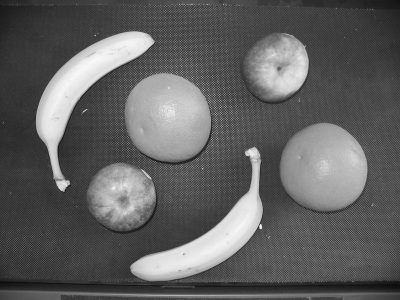
#> input picture img/fruit.jpg, 400 x 300 px
$ jupyter execute lesson04_floodfill_connected_components.ipynb
#> lines starting #> are read from the running program, lines starting #| are printed output that depends on the picture; after the words box and inside, x2 and y2 are one past the last pixel; in counts of white or black regions, pixels touching at a corner belong together
# Bài 4: Tô loang và Thành phần liên thông (Flood Fill and Connected Components)

Khi đã có một ảnh nhị phân (ví dụ từ phân ngưỡng ở Bài 3), câu hỏi tự nhiên tiếp theo là: *có bao nhiêu đốm (blob) tách rời nhau, và chúng nằm ở đâu?* Có hai công cụ trả lời câu hỏi này:

- **Tô loang (flood fill)** phát triển một vùng từ một điểm ảnh hạt giống (seed) duy nhất, lan sang tất cả các điểm ảnh lân cận liên thông có giá trị tương tự.
- **Gán nhãn thành phần liên thông (connected component labeling)** tìm *tất cả* các vùng như vậy trong ảnh nhị phân cùng lúc, gán cho mỗi vùng một mã định danh (ID) duy nhất.

[cell 1]
# Download the sample images used in this lesson, if not already present
import os, urllib.request

for _f in ['fruit.jpg']:
    _path = f"../img/{_f}"
    if not os.path.exists(_path):
        os.makedirs("../img", exist_ok=True)
        urllib.request.urlretrieve(f"https://raw.githubusercontent.com/sbirchfield/sbirchfield.github.io/main/cvintro/img/{_f}", _path)

[cell 2]
import numpy as np
import cv2
import matplotlib.pyplot as plt

## Tạo một ảnh nhị phân gồm nhiều đốm (Create a binary image of several blobs)
Hãy đọc một ảnh xám chụp vài loại trái cây trên nền tối, dùng kiến thức Bài 3 để phân ngưỡng ảnh và loại bỏ nhiễu muối.

[cell 3]
img = cv2.imread('../img/fruit.jpg', cv2.IMREAD_GRAYSCALE)
#> img is the input picture: shape (300, 400); min 11, max 251, mean 96.4
_, im_bin = cv2.threshold(img, 0, 255, cv2.THRESH_BINARY + cv2.THRESH_OTSU)
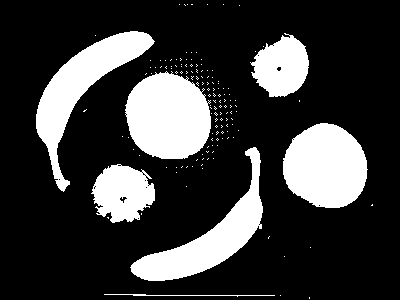
#> im_bin: shape (300, 400); 22.7% white; 142 white regions (135 under 20 px), largest, box (x1, y1, x2, y2) and area: (125, 71, 211, 159) 5869, (283, 123, 368, 208) 5553, (36, 31, 155, 192) 5211
kernel = np.ones((3, 3), np.uint8)
im_bin2 = cv2.morphologyEx(im_bin, cv2.MORPH_OPEN, kernel)
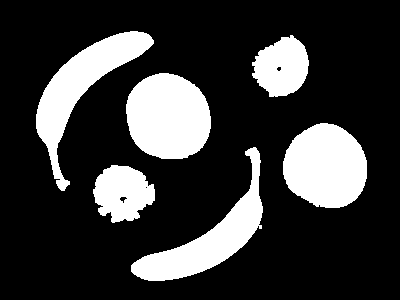
#> im_bin2: shape (300, 400); 22.1% white; 6 white regions, box (x1, y1, x2, y2) and area: (126, 73, 211, 159) 5829, (283, 123, 367, 208) 5545, (36, 31, 154, 191) 5207, (131, 147, 263, 281) 4935, (93, 165, 155, 223) 2543, (252, 35, 309, 97) 2496

fig, axes = plt.subplots(1, 3, figsize=(10,4))
axes[0].imshow(img, cmap='gray', vmin=0, vmax=255)
axes[0].set_title('Original')
axes[0].axis('off')
axes[1].imshow(im_bin, cmap='gray', vmin=0, vmax=255)
axes[1].set_title('Thresholded')
axes[1].axis('off')
axes[2].imshow(im_bin2, cmap='gray', vmin=0, vmax=255)
axes[2].set_title('After opening')
axes[2].axis('off')
plt.tight_layout()
plt.show()
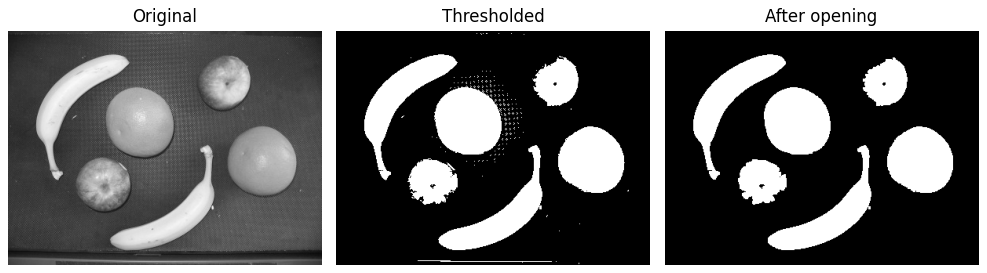
#> figure drawn by matplotlib, 3 panels

<p class="image-attribution">Nguồn ảnh: Stan Birchfield</p>

## Tô loang từ một điểm hạt giống (Flood fill from a seed point)
Tô loang bắt đầu từ một điểm ảnh hạt giống và lan ra tất cả các điểm ảnh liên thông có giá trị nằm trong một ngưỡng dung sai so với giá trị hạt giống, tô chúng bằng một màu mới. Thuật toán cổ điển duy trì một "biên (frontier)" gồm các điểm ảnh còn cần thăm (cài đặt bằng ngăn xếp (stack) hoặc hàng đợi (queue)): lấy ra một điểm ảnh; nếu nó thuộc tiền cảnh và chưa được tô, đánh dấu đã tô và đẩy 4 điểm lân cận liên thông của nó vào ngăn xếp. Lặp lại cho đến khi ngăn xếp rỗng, lúc đó mọi điểm ảnh có thể đi tới từ hạt giống qua một đường gồm các điểm ảnh tiền cảnh đều đã được tìm thấy.

[cell 4]
def flood_fill_stack(binary, seed):
    """Classic flood fill: an explicit stack holds the frontier of pixels still to visit."""
#> called with seed = (60, 110)
    filled = np.zeros_like(binary, dtype=bool)
    h, w = binary.shape
#> h = 300; w = 400
    stack = [seed]
    while stack:
        x, y = stack.pop()
        if x < 0 or x >= w or y < 0 or y >= h:
            continue
        if filled[y, x] or binary[y, x] == 0:
            continue
        filled[y, x] = True
        stack.extend([(x + 1, y), (x - 1, y), (x, y + 1), (x, y - 1)])  # 4-connected neighbors
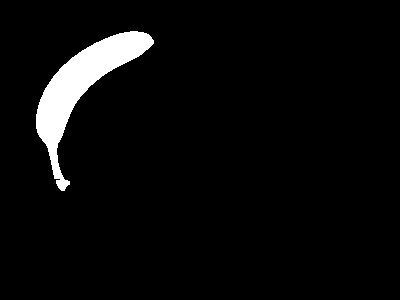
#> filled: shape (300, 400) bool; 4.3% white; 1 white region, box (x1, y1, x2, y2) and area: (36, 31, 154, 191) 5207
#> after the loop, stack = []
    return filled

Ở đây ta khởi tạo thuật toán với một điểm ảnh bên trong quả chuối đầu tiên.

[cell 5]
seed = (60, 110)  # (x, y) inside the first banana
im_region_filled = flood_fill_stack(im_bin2, seed)

im_filled = cv2.cvtColor(im_bin2, cv2.COLOR_GRAY2RGB)
im_filled[im_region_filled] = (255, 140, 0)
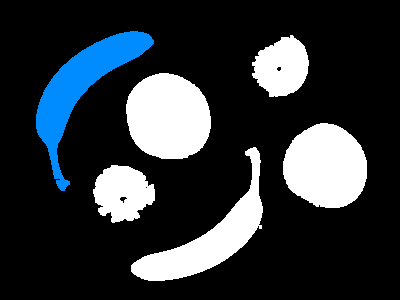
#> im_filled: shape (300, 400, 3); mean B, G, R 56.4, 51.4, 45.4

plt.imshow(im_filled)
plt.scatter(*seed, c='red', s=30, marker='x')
plt.title(f'Flood fill from scratch ({im_region_filled.sum()} pixels filled)')
plt.axis('off')
plt.show()
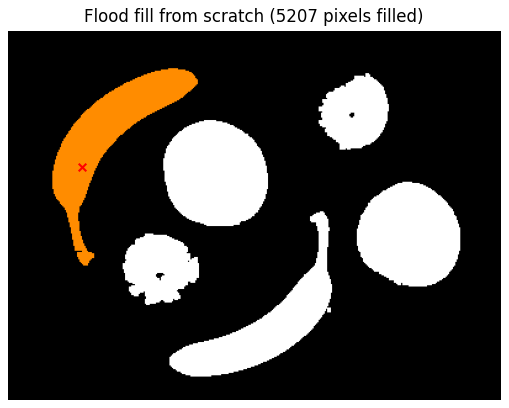
#> figure drawn by matplotlib, 1 panel; B, G, R data is drawn as R, G, B

Dưới đây là ảnh động minh họa thuật toán dựa trên ngăn xếp (trên ảnh đã giảm độ phân giải để dễ quan sát).

## Tô loang với OpenCV (Flood fill with OpenCV)
`cv2.floodFill` làm đúng việc tương tự, chỉ là nhanh hơn đáng kể vì được biên dịch.

[cell 6]
# floodFill needs a mask 2 pixels larger than the image, and modifies the image in place
im_filled_cv2 = cv2.cvtColor(im_bin2, cv2.COLOR_GRAY2RGB)
im_mask = np.zeros(np.add(im_bin2.shape, (2, 2)), dtype=np.uint8)

cv2.floodFill(im_filled_cv2, im_mask, seed, (255, 140, 0))

plt.imshow(im_filled_cv2)
plt.scatter(*seed, c='red', s=30, marker='x')
plt.title('Flood fill from one seed (red x)')
plt.axis('off')
plt.show()
#> figure, not shown here; B, G, R data is drawn as R, G, B

im_region_filled_cv2 = np.all(im_filled_cv2 == (255, 140, 0), axis=-1)
print(f'The two implementations match exactly: {np.array_equal(im_region_filled, im_region_filled_cv2)}')
#| The two implementations match exactly: True

## Thành phần liên thông: gán nhãn mọi đốm cùng lúc (Connected components: label every blob at once)
Thay vì chọn hạt giống thủ công, thuật toán gán nhãn thành phần liên thông quét toàn bộ ảnh và gán cho mỗi đốm một nhãn số nguyên riêng. Một cách đơn giản để cài đặt: quét ảnh, và mỗi khi gặp một điểm ảnh tiền cảnh chưa có nhãn, chạy tô loang với một màu mới. Ảnh động này minh họa quá trình đó.

Thuật toán thành phần liên thông cổ điển (`cv2.connectedComponentsWithStats`) được gọi là *union-find*, và nó cần hai lượt duyệt qua ảnh, cùng với một lượt duyệt bảng tương đương. Chi tiết thuật toán được lược bỏ cho ngắn gọn, nhưng kết quả giống hệt thuật toán quét-và-tô-loang vừa nêu.

[cell 7]
num_labels, labels, stats, centroids = cv2.connectedComponentsWithStats(im_bin2, connectivity=8)
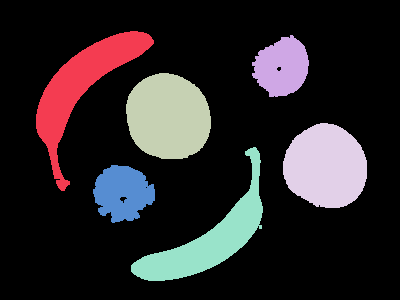
#> labels: shape (300, 400) int32; 7 distinct labels, from 0 to 6; one colour per label, 0 black
#> num_labels = 7; stats = [[0, 0, 400, 300, 93445], [36, 31, 118, 160, 5207], [252, 35, 57, 62, 2496], [126, 73, 85, 86, 5829], [283, 123, 84, 85, 5545], [131, 147, 132, 134, 4935], [93, 165, 62, 58, 2543]]; centroids = [[200, 150.5], [81.47, 86.12], [281.5, 66.58], [167.9, 116.3], [325.3, 166.1], [209.1, 238.3], [122.3, 192.5]]

# Give each label a distinct random color for visualization
colors = np.array([(0,0,0), (255,0,0), (0,200,0), (0,0,255), (180,180,0), (0,180,180), (180,0,180)])

im_colored = colors[labels].astype(np.uint8)
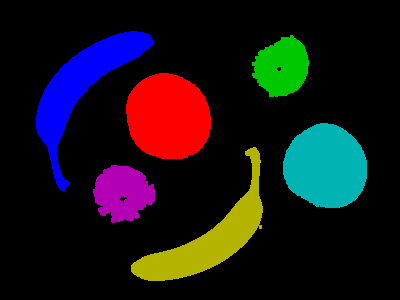
#> im_colored: shape (300, 400, 3); mean of channels 0, 1, 2 23.2, 19.9, 23.6; drawn as B, G, R

plt.imshow(im_colored)
for label in range(1, num_labels):
    cx, cy = centroids[label]
    plt.text(cx, cy, str(label), color='white', ha='center', va='center', fontsize=12, fontweight='bold')
#> this loop made 6 passes
plt.title('Connected components, colored and labeled')
plt.axis('off')
plt.show()

Dù chọn cách cài đặt nào, thuật toán gán nhãn thành phần liên thông cũng trả về các thống kê tiện dụng (ví dụ: hộp bao (bounding box), diện tích, trọng tâm). Thông tin bổ sung này gần như miễn phí, vì hầu như không tốn thêm phép tính nào (như chúng ta sẽ thấy ở Bài 5).

[cell 8]
print(f'Found {num_labels - 1} blobs (plus the background as label 0)\n')
#| Found 6 blobs (plus the background as label 0)
print(f'{"label":>5} {"area":>6} {"centroid":>16}')
for label in range(1, num_labels):
    area = stats[label, cv2.CC_STAT_AREA]
    cx, cy = centroids[label]
    print(f'{label:>5} {area:>6} ({cx:6.1f}, {cy:6.1f})')
#> this loop made 6 passes
#> (area, cx, cy) on passes 1 to 6: (5207, 81.47, 86.12), (2496, 281.5, 66.58), (5829, 167.9, 116.3), (5545, 325.3, 166.1), (4935, 209.1, 238.3), (2543, 122.3, 192.5)
#|     1   5207 (  81.5,   86.1)
#|     2   2496 ( 281.5,   66.6)
#|     3   5829 ( 167.9,  116.3)
#|     4   5545 ( 325.3,  166.1)
#|     5   4935 ( 209.1,  238.3)
#|     6   2543 ( 122.3,  192.5)

## Lọc đốm theo kích thước (Filtering blobs by size)
Một ứng dụng phổ biến của thành phần liên thông là loại bỏ các đốm nhỏ giống nhiễu và chỉ giữ lại các đốm đáng kể. Ở đây ta chọn một ngưỡng loại bỏ các quả táo nhỏ (đốm 2 và 6).

[cell 9]
min_area = 3000
img_minsize = np.zeros_like(im_bin2)
for label in range(1, num_labels):
    if stats[label, cv2.CC_STAT_AREA] > min_area:
        img_minsize[labels == label] = 255
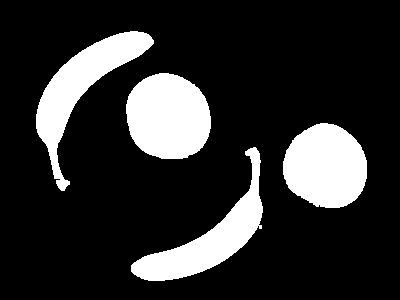
#> img_minsize: shape (300, 400); 17.9% white; 4 white regions, box (x1, y1, x2, y2) and area: (126, 73, 211, 159) 5829, (283, 123, 367, 208) 5545, (36, 31, 154, 191) 5207, (131, 147, 263, 281) 4935

fig, axes = plt.subplots(1, 2, figsize=(8, 3.5))
axes[0].imshow(im_bin2, cmap='gray')
axes[0].set_title('All blobs')
axes[0].axis('off')
axes[1].imshow(img_minsize, cmap='gray')
axes[1].set_title(f'Blobs with area > {min_area}')
axes[1].axis('off')
plt.tight_layout()
plt.show()

$ run again, with img/bicycle_train.jpg copied over img/fruit.jpg
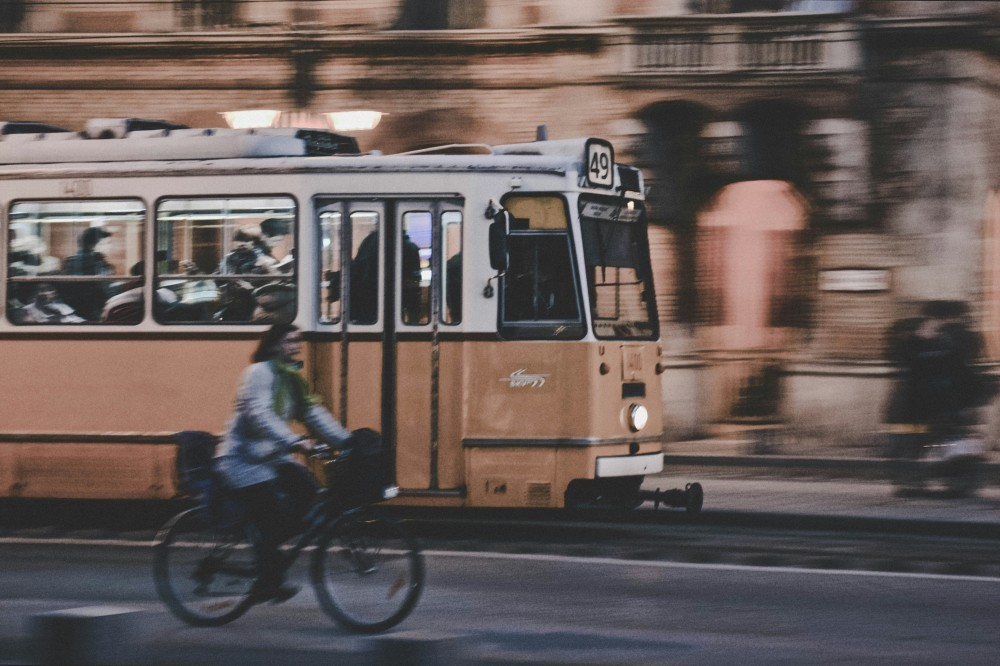
#> input picture img/bicycle_train.jpg, 1000 x 666 px
#> im_bin: shape (666, 1000); 38.9% white; 779 white regions (646 under 20 px), largest, box (x1, y1, x2, y2) and area: (0, 86, 881, 499) 120348, (0, 340, 305, 457) 25058, (814, 86, 1000, 361) 23248
#> im_bin2: shape (666, 1000); 37.3% white; 194 white regions (72 under 20 px), largest, box (x1, y1, x2, y2) and area: (0, 86, 803, 445) 112951, (0, 341, 304, 457) 24987, (815, 87, 1000, 360) 20662
#> after the loop in flood_fill_stack, `while stack:`:
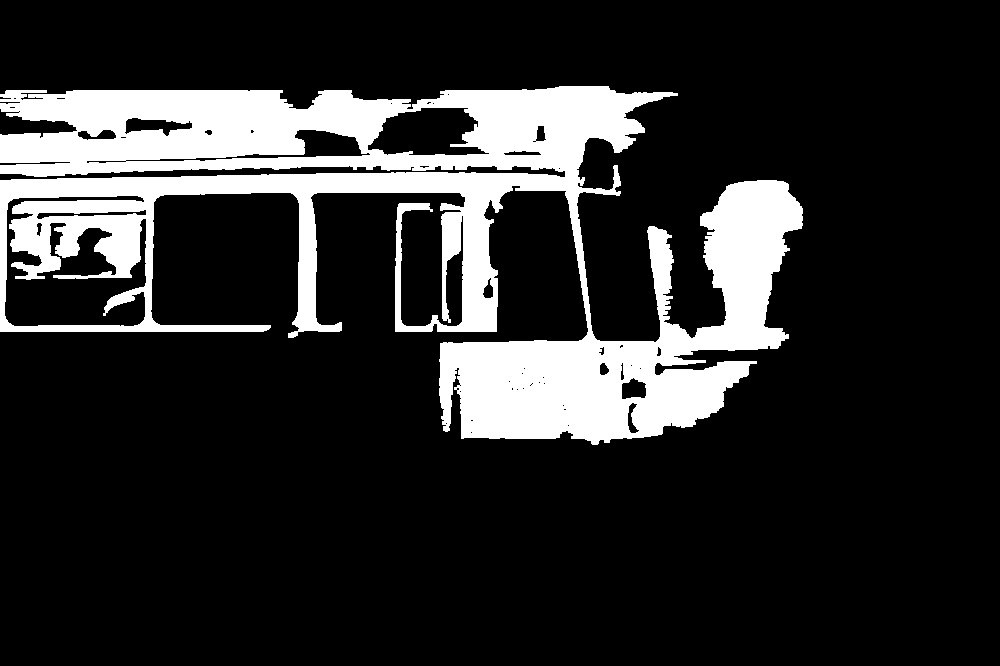
#> filled: shape (666, 1000) bool; 17% white; 1 white region, box (x1, y1, x2, y2) and area: (0, 86, 803, 445) 112951
#> after the loop in flood_fill_stack, `while stack:`: stack = []
#| The two implementations match exactly: True
#> labels: shape (666, 1000) int32; 195 distinct labels, from 0 to 194
#> num_labels = 195; stats = 195 rows, first 6: [0, 0, 1000, 666, 417371], [43, 0, 109, 2, 218], [166, 0, 5, 2, 10], [0, 0, 399, 37, 7375], [322, 0, 523, 40, 7829], [909, 1, 29, 13, 319]; centroids = 195 pairs, first value 0.5 to 998, second value 0.5 to 636
#| Found 194 blobs (plus the background as label 0)
#> the loop `for label in range(1, num_labels):` made 194 passes
#> (area, cx, cy) on passes 1, 3, 4: (218, 97, 0.5), (7375, 217.3, 16.57), (7829, 582.7, 16.75)
#> (printed output is left out)
#> after the loop `for label in range(1, num_labels):`:
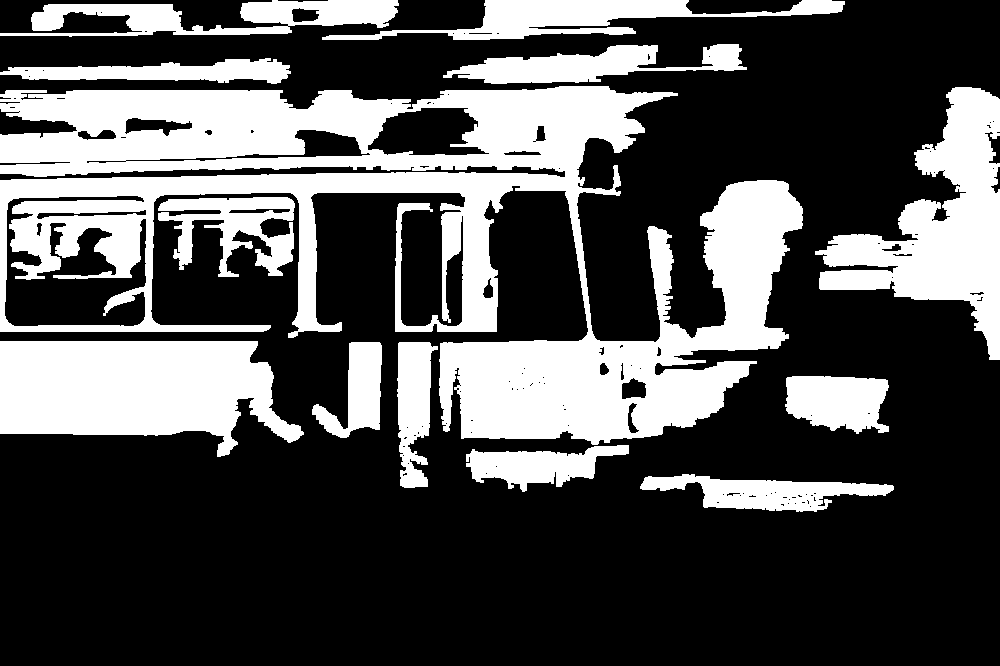
#> img_minsize: shape (666, 1000); 31.6% white; 13 white regions, largest, box (x1, y1, x2, y2) and area: (0, 86, 803, 445) 112951, (0, 341, 304, 457) 24987, (815, 87, 1000, 360) 20662
